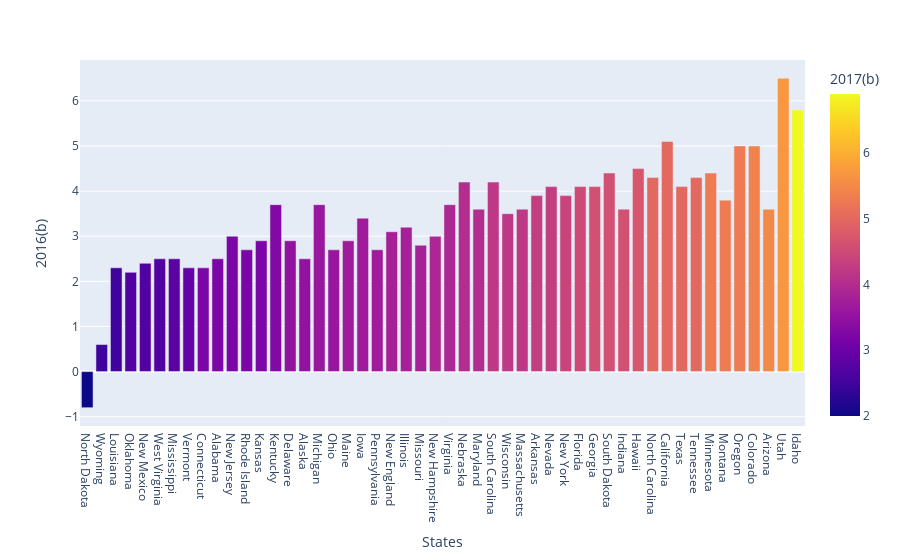
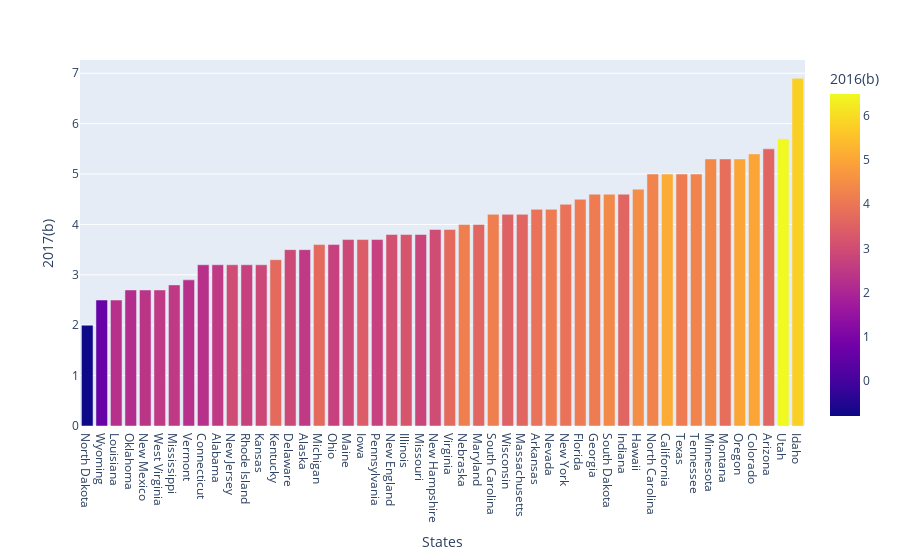

The code cell stored with these charts, in order, in its notebook:
### Code cell
fig2 = px.bar(pce, x="States", y="2016(b)", color="2017(b)", barmode="group")
fig2.update_traces(texttemplate='%{text:.2s}', textposition='outside')
fig2.update_layout(uniformtext_minsize=8, uniformtext_mode='hide')
fig2.show()

fig3 = px.bar(pce, x="States", y="2017(b)", color="2016(b)", barmode="group")
fig3.update_traces(texttemplate='%{text:.2s}', textposition='outside')
fig3.update_layout(uniformtext_minsize=8, uniformtext_mode='hide')
fig3.show()

### Figure 1 — Plotly figure (JSON) as saved in the notebook; plotly's stock layout.template omitted (floating-point values rounded to 4 significant figures)
{"data": [{"alignmentgroup": "True", "hoverlabel": {"namelength": 0}, "hovertemplate": "States=%{x}<br>2016(b)=%{y}<br>2017(b)=%{marker.color}", "legendgroup": "", "marker": {"color": [2, 2.5, 2.5, 2.7, 2.7, 2.7, 2.8, 2.9, 3.2, 3.2, 3.2, 3.2, 3.2, 3.3, 3.5, 3.5, 3.6, 3.6, 3.7, 3.7, 3.7, 3.8, 3.8, 3.8, 3.9, 3.9, 4, 4, 4.2, 4.2, 4.2, 4.3, 4.3, 4.4, 4.5, 4.6, 4.6, 4.6, 4.7, 5, 5, 5, 5, 5.3, 5.3, 5.3, 5.4, 5.5, 5.7, 6.9], "coloraxis": "coloraxis"}, "name": "", "offsetgroup": "", "orientation": "v", "showlegend": false, "textposition": "outside", "texttemplate": "%{text:.2s}", "type": "bar", "x": ["North Dakota", "Wyoming", "Louisiana", "Oklahoma", "New Mexico", "West Virginia", "Mississippi", "Vermont", "Connecticut", "Alabama", "New Jersey", "Rhode Island", "Kansas", "Kentucky", "Delaware", "Alaska", "Michigan", "Ohio", "Maine", "Iowa", "Pennsylvania", "New England", "Illinois", "Missouri", "New Hampshire", "Virginia", "Nebraska", "Maryland", "South Carolina", "Wisconsin", "Massachusetts", "Arkansas", "Nevada", "New York", "Florida", "Georgia", "South Dakota", "Indiana", "Hawaii", "North Carolina", "California", "Texas", "Tennessee", "Minnesota", "Montana", "Oregon", "Colorado", "Arizona", "Utah", "Idaho"], "xaxis": "x", "y": [-0.8, 0.6, 2.3, 2.2, 2.4, 2.5, 2.5, 2.3, 2.3, 2.5, 3, 2.7, 2.9, 3.7, 2.9, 2.5, 3.7, 2.7, 2.9, 3.4, 2.7, 3.1, 3.2, 2.8, 3, 3.7, 4.2, 3.6, 4.2, 3.5, 3.6, 3.9, 4.1, 3.9, 4.1, 4.1, 4.4, 3.6, 4.5, 4.3, 5.1, 4.1, 4.3, 4.4, 3.8, 5, 5, 3.6, 6.5, 5.8], "yaxis": "y"}], "layout": {"barmode": "group", "coloraxis": {"colorbar": {"title": {"text": "2017(b)"}}, "colorscale": [[0, "#0d0887"], [0.1111, "#46039f"], [0.2222, "#7201a8"], [0.3333, "#9c179e"], [0.4444, "#bd3786"], [0.5556, "#d8576b"], [0.6667, "#ed7953"], [0.7778, "#fb9f3a"], [0.8889, "#fdca26"], [1, "#f0f921"]]}, "legend": {"tracegroupgap": 0}, "margin": {"t": 60}, "uniformtext": {"minsize": 8, "mode": "hide"}, "xaxis": {"anchor": "y", "domain": [0, 1], "title": {"text": "States"}}, "yaxis": {"anchor": "x", "domain": [0, 1], "title": {"text": "2016(b)"}}}}

### Figure 2 — Plotly figure (JSON) as saved in the notebook; plotly's stock layout.template omitted (floating-point values rounded to 4 significant figures)
{"data": [{"alignmentgroup": "True", "hoverlabel": {"namelength": 0}, "hovertemplate": "States=%{x}<br>2017(b)=%{y}<br>2016(b)=%{marker.color}", "legendgroup": "", "marker": {"color": [-0.8, 0.6, 2.3, 2.2, 2.4, 2.5, 2.5, 2.3, 2.3, 2.5, 3, 2.7, 2.9, 3.7, 2.9, 2.5, 3.7, 2.7, 2.9, 3.4, 2.7, 3.1, 3.2, 2.8, 3, 3.7, 4.2, 3.6, 4.2, 3.5, 3.6, 3.9, 4.1, 3.9, 4.1, 4.1, 4.4, 3.6, 4.5, 4.3, 5.1, 4.1, 4.3, 4.4, 3.8, 5, 5, 3.6, 6.5, 5.8], "coloraxis": "coloraxis"}, "name": "", "offsetgroup": "", "orientation": "v", "showlegend": false, "textposition": "outside", "texttemplate": "%{text:.2s}", "type": "bar", "x": ["North Dakota", "Wyoming", "Louisiana", "Oklahoma", "New Mexico", "West Virginia", "Mississippi", "Vermont", "Connecticut", "Alabama", "New Jersey", "Rhode Island", "Kansas", "Kentucky", "Delaware", "Alaska", "Michigan", "Ohio", "Maine", "Iowa", "Pennsylvania", "New England", "Illinois", "Missouri", "New Hampshire", "Virginia", "Nebraska", "Maryland", "South Carolina", "Wisconsin", "Massachusetts", "Arkansas", "Nevada", "New York", "Florida", "Georgia", "South Dakota", "Indiana", "Hawaii", "North Carolina", "California", "Texas", "Tennessee", "Minnesota", "Montana", "Oregon", "Colorado", "Arizona", "Utah", "Idaho"], "xaxis": "x", "y": [2, 2.5, 2.5, 2.7, 2.7, 2.7, 2.8, 2.9, 3.2, 3.2, 3.2, 3.2, 3.2, 3.3, 3.5, 3.5, 3.6, 3.6, 3.7, 3.7, 3.7, 3.8, 3.8, 3.8, 3.9, 3.9, 4, 4, 4.2, 4.2, 4.2, 4.3, 4.3, 4.4, 4.5, 4.6, 4.6, 4.6, 4.7, 5, 5, 5, 5, 5.3, 5.3, 5.3, 5.4, 5.5, 5.7, 6.9], "yaxis": "y"}], "layout": {"barmode": "group", "coloraxis": {"colorbar": {"title": {"text": "2016(b)"}}, "colorscale": [[0, "#0d0887"], [0.1111, "#46039f"], [0.2222, "#7201a8"], [0.3333, "#9c179e"], [0.4444, "#bd3786"], [0.5556, "#d8576b"], [0.6667, "#ed7953"], [0.7778, "#fb9f3a"], [0.8889, "#fdca26"], [1, "#f0f921"]]}, "legend": {"tracegroupgap": 0}, "margin": {"t": 60}, "uniformtext": {"minsize": 8, "mode": "hide"}, "xaxis": {"anchor": "y", "domain": [0, 1], "title": {"text": "States"}}, "yaxis": {"anchor": "x", "domain": [0, 1], "title": {"text": "2017(b)"}}}}
